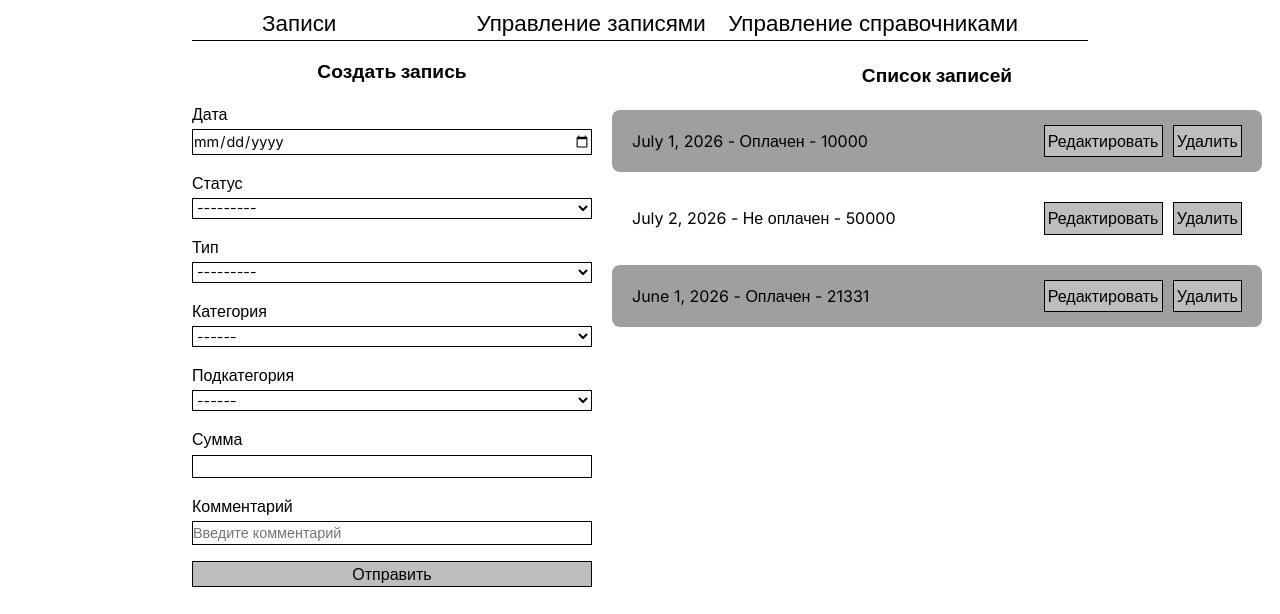
The page /record_control/ on the database its author committed.
### main/models.py (models this page shows, shortened)
class Record(models.Model):
    date = models.DateField(blank=True, null=True)
    status = models.ForeignKey(Status,on_delete=models.SET_NULL,null=True)
    type = models.ForeignKey(Type,on_delete=models.SET_NULL,null=True)
    category = models.ForeignKey(Category,on_delete=models.SET_NULL,null=True)
    subcategory = models.ForeignKey(Subcategory,on_delete=models.SET_NULL,null=True)
    sum = models.CharField(max_length=100)
    comment = models.TextField(max_length=100, blank=True, null=True)

class Status(models.Model):
    name = models.CharField(max_length=20,unique=True)
    def __str__(self):
        return self.name

### main/views.py (the view, shortened to what this page needs)
# urls.py: path('record_control/',views.RecordsControlView.as_view(),name="record_control"),
class RecordsControlView(View):
    def get(self, request):
        form = RecordForm()
        context = {
            'form':form,
            'records':Record.objects.all(),
            'types': Type.objects.all(),
            'categories': Category.objects.all(),
            'subcategories': Subcategory.objects.all(),
            'categories_json': json.dumps(list(Category.objects.values('id', 'name', 'type_id'))),
            'subcategories_json': json.dumps(list(Subcategory.objects.values('id', 'name', 'category_id'))),
         }
        return render(request, "main/record_control.html", context)

### main/forms.py
class RecordForm(forms.ModelForm):
    sum = forms.IntegerField(
        min_value=0,
        max_value=1000000000
    )
    class Meta:
        model = Record
        fields = ['date', 'status','type','category','subcategory','sum','comment']
        widgets = {
            'date': forms.DateInput(attrs={'type': 'date'}),
            'comment': forms.TextInput(attrs={'placeholder': 'Введите комментарий'}),
        }

### main/models.py (called while the page is built)
    def __str__(self):
        return self.name

    def __str__(self):
        return self.name

    def __str__(self):
        return self.name

### main/templates/main/record_control.html (shortened to what this page needs)
{% extends "main/bp.html"%}
{% load static %}
{% block link_style%} <link rel="stylesheet" href="{% static 'main/record_control.css'%}"/> {% endblock%}
{% block content%}
    <div class='container'>
        <div class="create_record">
            <form method="POST" class='form'>
                <div class='create_record__wrapper'>
                    <h2 class="form__title">Создать запись</h2>
                    <div class="form__box">
                        <label class="form__label">Дата</label>
                        {{ form.date }}
                    </div>
                    <div class="form__box">
                        <label class="form__label">Статус</label>
                        {{ form.status }}
                    </div>
                    <div class="form__box">
                        <label class="form__label">Тип</label>
                        {{ form.type }}
                    </div>
                    <div class="form__box" >
                        <label class="form__label">Категория</label>
                        {{ form.category }}
                    </div>
                    <div class="form__box">
                        <label class="form__label">Подкатегория</label>
                        {{ form.subcategory }}
                    </div>
                    <div class="form__box">
                        <label class="form__label">Сумма</label>
                        {{ form.sum }}
                    </div>
                    <div class="form__box">
                        <label class="form__label">Комментарий</label>
                        {{ form.comment }}
                    </div>
                    <button type="submit" class="form__button">Отправить</button>
                </div>
            </form>
        </div>
        <div class="records">
            <h2 class="records__title">Список записей</h2>
            <div class="records__list">
                {% for record in records %}
                    <div class="records__item">
                        <div class="records__info">
                            {{ record.date }} - {{ record.status}} - {{ record.sum }}
                        </div>
                        <div class="records__actions">
                            <a href="{% url 'record_edit' record.id %}" class="button">
                                Редактировать
                            </a>
                            <form method="POST" action="{% url 'record_delete' record.id %}">
                                <button type="submit" class="button">
                                    Удалить
                                </button>
                            </form>
                        </div>
                    </div>
                {% endfor %}
            </div>
        </div>
    </div>
{% endblock %}

### main/static/main/style.css (style rules this page uses)
*, *::before, *::after { margin: 0; padding: 0; box-sizing: border-box; }
html { font-size: 16px; line-height: 1.5; }
body { -webkit-font-smoothing: antialiased; -moz-osx-font-smoothing: grayscale; }
h1, h2, h3, h4, h5, h6, p { overflow-wrap: break-word; font-weight: normal; font-size: inherit; }
a { text-decoration: none; color: inherit; }
input, button, textarea, select { font: inherit; margin: 0; padding: 0; border: none; outline: none; background: none; color: inherit; }
button { cursor: pointer; }

### main/static/main/record_control.css (style rules this page uses)
.container { display: flex; justify-content: space-around; }
.create_record__wrapper { display: flex; flex-direction: column; align-items: center; margin: 0 auto; width: 50%; gap: 1rem; }
.form__title { margin-top: 1rem; text-align: center; font-weight: bold; font-size: 1.2rem; }
.form__box input, .form__box select, .form__box textarea { border: 1px solid black; font-size: 0.9rem; width: 25rem; }
.form__button { border: black 1px solid; width: 25rem; background-color: #bdbdbd; }
.form__box { display: flex; flex-direction: column; gap: 0.2rem; }
.records__title { font-weight: bold; font-size: 1.2rem; }
.button { border: black 1px solid; border: black 1px solid; padding: 0.2rem; background-color: #bdbdbd; }
.records { padding: 20px; max-height: 500px; }
.records__title { margin-bottom: 20px; text-align: center; }
.records__list { display: flex; flex-direction: column; gap: 15px; overflow-y: auto; height: 450px; width: 650px; }
.records__item { padding: 15px 20px; border-radius: 8px; display: flex; justify-content: space-between; align-items: center; }
.records__info { font-size: 16px; margin-right: 20px; }
.records__actions { display: flex; gap: 10px; }
.records__actions form { margin: 0; }
.records__item:nth-child(odd) { background-color: #9f9f9f; }

### rows shown on the page
Record: date "July 1, 2026", status "Оплачен", sum "10000"
Record: date "July 2, 2026", status "Не оплачен", sum "50000"
Record: date "June 1, 2026", status "Оплачен", sum "21331"
